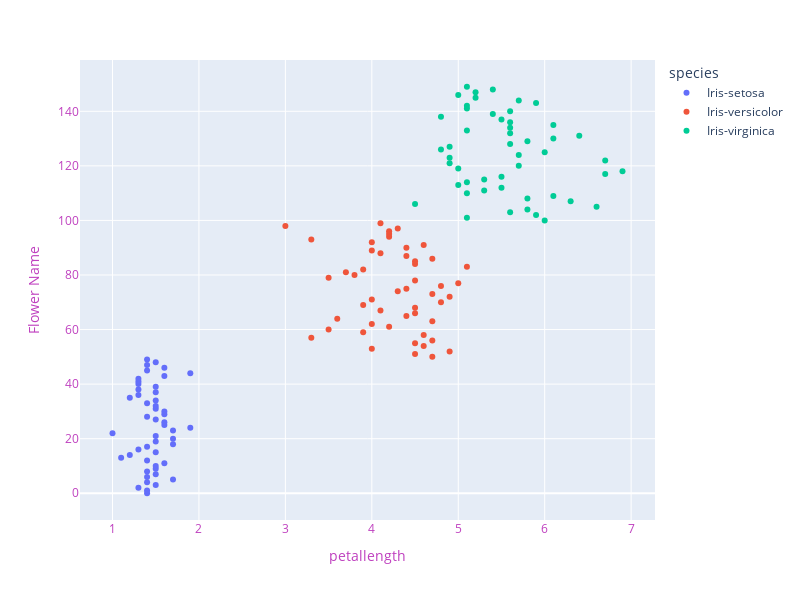

The cell this chart's notebook holds for it:
### Code cell
# Petal length
fig = px.scatter(data_frame=iris, x='petal_length',color='species')
fig.update_layout(width=800, height=600,
                  xaxis=dict(title='petallength',color="#BF40BF"),
                 yaxis=dict(title="Flower Name",color="#BF40BF"))
fig.show()

### Figure 1 — Plotly figure (JSON) as saved in the notebook; plotly's stock layout.template omitted (floating-point values rounded to 4 significant figures)
{"data": [{"hovertemplate": "species=Iris-setosa<br>petal_length=%{x}<br>index=%{y}<extra></extra>", "legendgroup": "Iris-setosa", "marker": {"color": "#636efa", "symbol": "circle"}, "mode": "markers", "name": "Iris-setosa", "orientation": "h", "showlegend": true, "type": "scatter", "x": [1.4, 1.4, 1.3, 1.5, 1.4, 1.7, 1.4, 1.5, 1.4, 1.5, 1.5, 1.6, 1.4, 1.1, 1.2, 1.5, 1.3, 1.4, 1.7, 1.5, 1.7, 1.5, 1, 1.7, 1.9, 1.6, 1.6, 1.5, 1.4, 1.6, 1.6, 1.5, 1.5, 1.4, 1.5, 1.2, 1.3, 1.5, 1.3, 1.5, 1.3, 1.3, 1.3, 1.6, 1.9, 1.4, 1.6, 1.4, 1.5, 1.4], "xaxis": "x", "y": [0, 1, 2, 3, 4, 5, 6, 7, 8, 9, 10, 11, 12, 13, 14, 15, 16, 17, 18, 19, 20, 21, 22, 23, 24, 25, 26, 27, 28, 29, 30, 31, 32, 33, 34, 35, 36, 37, 38, 39, 40, 41, 42, 43, 44, 45, 46, 47, 48, 49], "yaxis": "y"}, {"hovertemplate": "species=Iris-versicolor<br>petal_length=%{x}<br>index=%{y}<extra></extra>", "legendgroup": "Iris-versicolor", "marker": {"color": "#EF553B", "symbol": "circle"}, "mode": "markers", "name": "Iris-versicolor", "orientation": "h", "showlegend": true, "type": "scatter", "x": [4.7, 4.5, 4.9, 4, 4.6, 4.5, 4.7, 3.3, 4.6, 3.9, 3.5, 4.2, 4, 4.7, 3.6, 4.4, 4.5, 4.1, 4.5, 3.9, 4.8, 4, 4.9, 4.7, 4.3, 4.4, 4.8, 5, 4.5, 3.5, 3.8, 3.7, 3.9, 5.1, 4.5, 4.5, 4.7, 4.4, 4.1, 4, 4.4, 4.6, 4, 3.3, 4.2, 4.2, 4.2, 4.3, 3, 4.1], "xaxis": "x", "y": [50, 51, 52, 53, 54, 55, 56, 57, 58, 59, 60, 61, 62, 63, 64, 65, 66, 67, 68, 69, 70, 71, 72, 73, 74, 75, 76, 77, 78, 79, 80, 81, 82, 83, 84, 85, 86, 87, 88, 89, 90, 91, 92, 93, 94, 95, 96, 97, 98, 99], "yaxis": "y"}, {"hovertemplate": "species=Iris-virginica<br>petal_length=%{x}<br>index=%{y}<extra></extra>", "legendgroup": "Iris-virginica", "marker": {"color": "#00cc96", "symbol": "circle"}, "mode": "markers", "name": "Iris-virginica", "orientation": "h", "showlegend": true, "type": "scatter", "x": [6, 5.1, 5.9, 5.6, 5.8, 6.6, 4.5, 6.3, 5.8, 6.1, 5.1, 5.3, 5.5, 5, 5.1, 5.3, 5.5, 6.7, 6.9, 5, 5.7, 4.9, 6.7, 4.9, 5.7, 6, 4.8, 4.9, 5.6, 5.8, 6.1, 6.4, 5.6, 5.1, 5.6, 6.1, 5.6, 5.5, 4.8, 5.4, 5.6, 5.1, 5.1, 5.9, 5.7, 5.2, 5, 5.2, 5.4, 5.1], "xaxis": "x", "y": [100, 101, 102, 103, 104, 105, 106, 107, 108, 109, 110, 111, 112, 113, 114, 115, 116, 117, 118, 119, 120, 121, 122, 123, 124, 125, 126, 127, 128, 129, 130, 131, 132, 133, 134, 135, 136, 137, 138, 139, 140, 141, 142, 143, 144, 145, 146, 147, 148, 149], "yaxis": "y"}], "layout": {"height": 600, "legend": {"title": {"text": "species"}, "tracegroupgap": 0}, "margin": {"t": 60}, "width": 800, "xaxis": {"anchor": "y", "color": "#BF40BF", "domain": [0, 1], "title": {"text": "petallength"}}, "yaxis": {"anchor": "x", "color": "#BF40BF", "domain": [0, 1], "title": {"text": "Flower Name"}}}}
